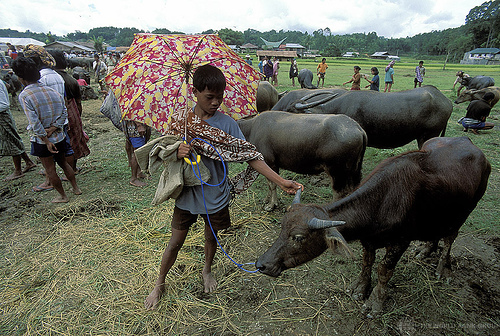
#> input picture tests/data/images/COCO_val2014_000000184613.jpg, 500 x 336 px
$ python -i m0_image_enhancer.py   (imports and definitions only)
#> lines starting #> are read from the running program, lines starting #| are printed output that depends on the picture
#> further down, picture is the input picture: shape (336, 500, 3); mean B, G, R 89.4, 101.6, 100.6
"""
modules/m0_image_enhancer.py

Applies fast image processing techniques (CLAHE, Gamma Correction, Unsharp Mask)
to improve frame clarity, lighting, and contrast before sending to VLM.
"""

import cv2
import numpy as np
from loguru import logger

class ImageEnhancer:
    def __init__(self, config: dict = None):
        """
        Initializes the Image Enhancer with configuration settings.

        Args:
            config: Dict containing settings like enable_enhancement, clahe_clip_limit, etc.
        """
        self.config = config or {}
        self.enabled = self.config.get("enable_image_enhancement", True)
        self.clahe_clip = self.config.get("clahe_clip_limit", 2.0)
        self.clahe_grid = self.config.get("clahe_grid_size", 8)

        # We now use dynamic gamma, but keep a base fallback in config
        self.base_gamma = self.config.get("gamma_correction", 1.2)
        self.unsharp_amount = self.config.get("unsharp_amount", 1.5)

        # New settings for advanced pipeline
        self.enable_awb = self.config.get("enable_auto_white_balance", True)
        self.enable_denoise = self.config.get("enable_denoising", True)

        # Pre-compute gamma tables for common ranges to avoid runtime math
        self._gamma_tables = {}
        for g in [1.0, 1.2, 1.5]:
            invG = 1.0 / g
            self._gamma_tables[g] = np.array([((i / 255.0) ** invG) * 255 for i in np.arange(0, 256)]).astype("uint8")

        # Initialize CLAHE object
        self._clahe = cv2.createCLAHE(
            clipLimit=self.clahe_clip,
            tileGridSize=(self.clahe_grid, self.clahe_grid)
        )

        if self.enabled:
            logger.info(f"[ImageEnhancer] Enabled: CLAHE, Dynamic Gamma, Denoise={self.enable_denoise}, AWB={self.enable_awb}")
        else:
            logger.info("[ImageEnhancer] Disabled.")

    def _auto_white_balance(self, img_bgr: np.ndarray) -> np.ndarray:
        """Simple Gray World assumption for auto white balancing."""
        lab = cv2.cvtColor(img_bgr, cv2.COLOR_BGR2LAB)
#> lab: shape (336, 500, 3); mean of channels 0, 1, 2 105.8, 125.7, 134.9
        avg_a = np.average(lab[:, :, 1])
#> avg_a = 125.7
        avg_b = np.average(lab[:, :, 2])
#> avg_b = 134.9
        # Neutralize color casts by moving averages towards 128 (neutral gray in LAB)
        lab[:, :, 1] = lab[:, :, 1] - ((avg_a - 128) * (lab[:, :, 1] / 255.0) * 1.1)
#> lab: shape (336, 500, 3); mean of channels 0, 1, 2 105.8, 126.7, 134.9
        lab[:, :, 2] = lab[:, :, 2] - ((avg_b - 128) * (lab[:, :, 2] / 255.0) * 1.1)
#> lab: shape (336, 500, 3); mean of channels 0, 1, 2 105.8, 126.7, 130.4
        return cv2.cvtColor(lab, cv2.COLOR_LAB2BGR)

    def enhance(self, img_bgr: np.ndarray) -> np.ndarray:
        """
        Applies the configured advanced enhancement pipeline to a BGR image.
        """
        if not self.enabled or img_bgr is None:
            return img_bgr

        current = img_bgr.copy()

        # 1. Auto White Balance
        if self.enable_awb:
            current = self._auto_white_balance(current)

        # 2. CLAHE (Local Contrast) and Luminance calculation
        lab = cv2.cvtColor(current, cv2.COLOR_BGR2LAB)
#> lab: shape (336, 500, 3); mean of channels 0, 1, 2 105.8, 126.7, 130.6
        l, a, b = cv2.split(lab)
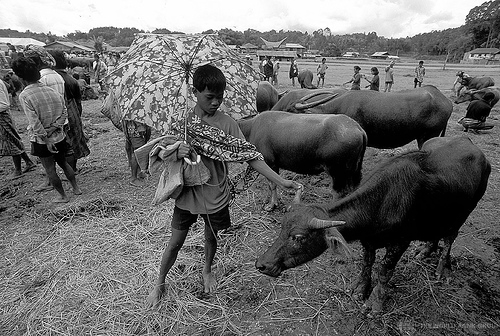
#> l: shape (336, 500); min 0, max 255, mean 105.8
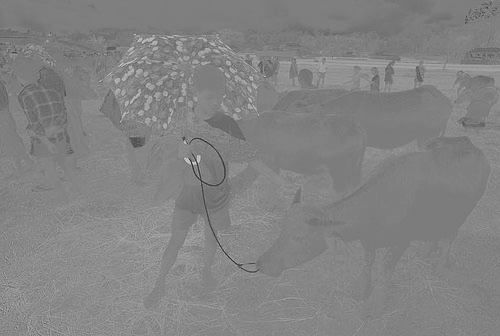
#> b: shape (336, 500); min 36, max 213, mean 130.6

        mean_luminance = np.mean(l)
#> mean_luminance = 105.8

        cl = self._clahe.apply(l)
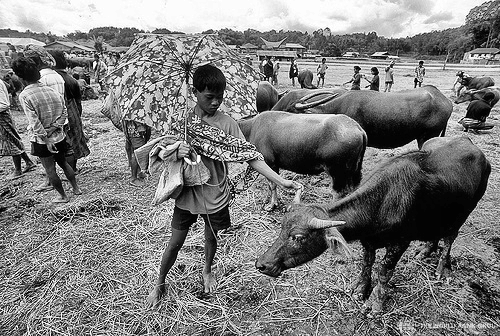
#> cl: shape (336, 500); min 0, max 255, mean 125.4
        limg = cv2.merge((cl, a, b))
#> limg: shape (336, 500, 3); mean of channels 0, 1, 2 125.4, 126.7, 130.6
        current = cv2.cvtColor(limg, cv2.COLOR_LAB2BGR)
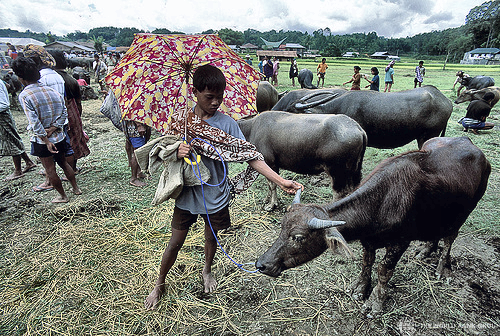
#> current: shape (336, 500, 3); mean B, G, R 116.2, 121.3, 119

        # 3. Dynamic Gamma Correction
        # If very dark, boost heavily. If very bright, skip.
        if mean_luminance < 70:
            target_gamma = 1.5
        elif mean_luminance > 140:
            target_gamma = 1.0
        else:
            target_gamma = 1.2

        if target_gamma != 1.0:
            current = cv2.LUT(current, self._gamma_tables[target_gamma])

        # 4. Fast Denoising (Bilateral Filter preserves edges while blurring noise)
        if self.enable_denoise:
            # d=5, sigmaColor=25, sigmaSpace=25 (light, fast denoising)
            current = cv2.bilateralFilter(current, 5, 25, 25)

        # 5. Unsharp Mask (Sharpening to fix motion blur)
        blurred = cv2.GaussianBlur(current, (5, 5), 1.0)
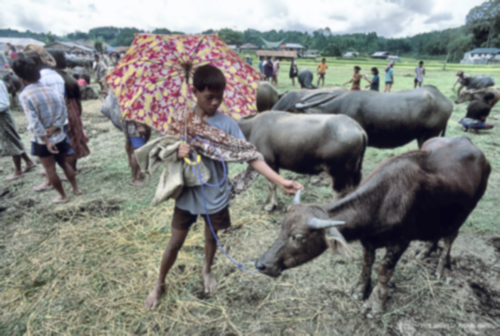
#> blurred: shape (336, 500, 3); mean B, G, R 128, 132.2, 130.4
        sharpened = float(self.unsharp_amount + 1) * current - float(self.unsharp_amount) * blurred
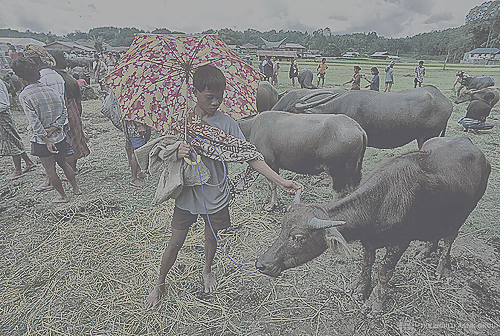
#> sharpened: shape (336, 500, 3) float64; mean B, G, R 128, 132.2, 130.4; drawn with min black and max white
        sharpened = np.clip(sharpened, 0, 255).astype(np.uint8)
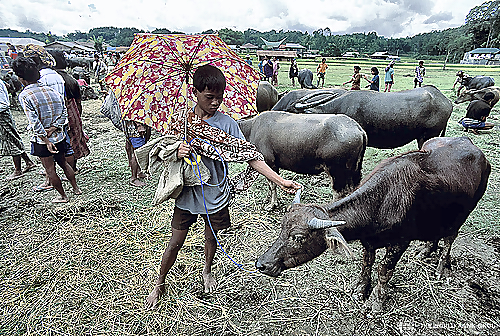
#> sharpened: shape (336, 500, 3); mean B, G, R 128.1, 131, 129.2

        return sharpened

>>> import cv2
>>> picture = cv2.imread('../tests/data/images/COCO_val2014_000000184613.jpg')
>>> result = ImageEnhancer().enhance(picture)

$ run again, on tests/data/images/COCO_val2014_000000318219.jpg
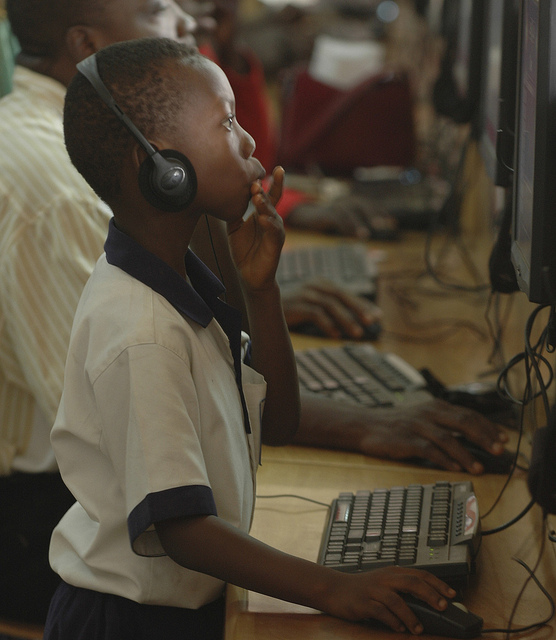
#> input picture tests/data/images/COCO_val2014_000000318219.jpg, 556 x 640 px
#> picture is the input picture: shape (640, 556, 3); mean B, G, R 55.3, 69.7, 79
#> avg_a = 129.7
#> avg_b = 138.1
#> in enhance, `l, a, b = cv2.split(lab)`:
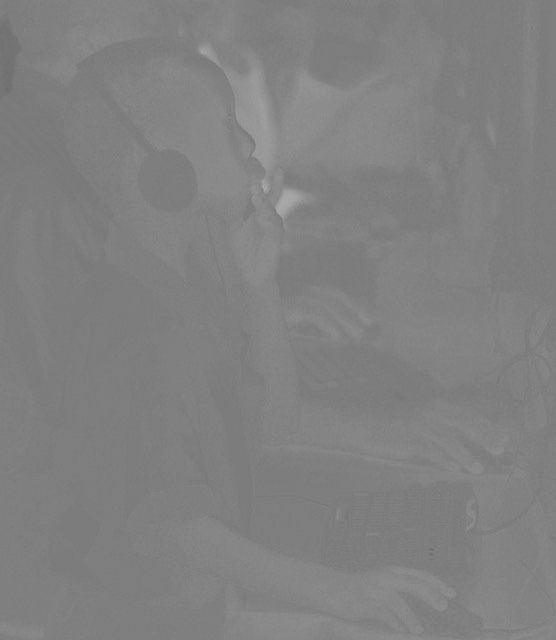
#> a: shape (640, 556); min 109, max 169, mean 128.6
#> mean_luminance = 75.22
#> limg: shape (640, 556, 3); mean of channels 0, 1, 2 97.2, 128.6, 131.6
#> in enhance, `sharpened = np.clip(sharpened, 0, 255).astype(np.uint8)`:
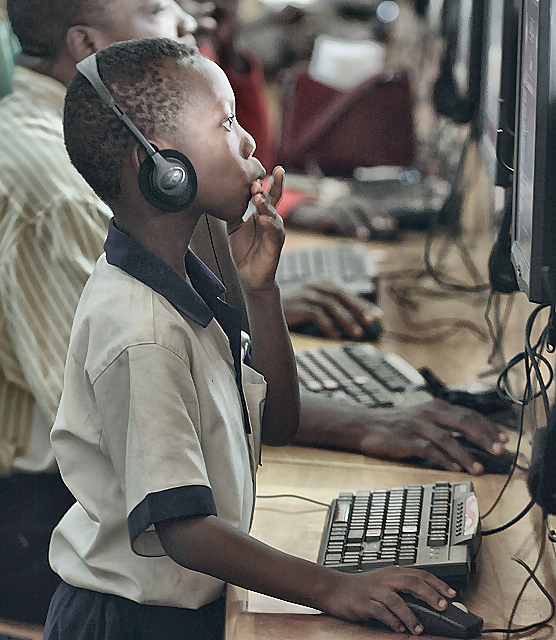
#> sharpened: shape (640, 556, 3); mean B, G, R 100.2, 105.5, 108.9

$ run again, on tests/data/images/COCO_val2014_000000391895.jpg
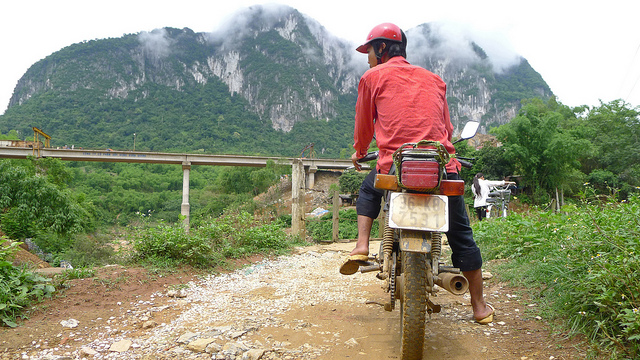
#> input picture tests/data/images/COCO_val2014_000000391895.jpg, 640 x 360 px
#> picture is the input picture: shape (360, 640, 3); mean B, G, R 122.5, 146.5, 145.9
#> avg_a = 124.1
#> avg_b = 141.5
#> in enhance, `l, a, b = cv2.split(lab)`:
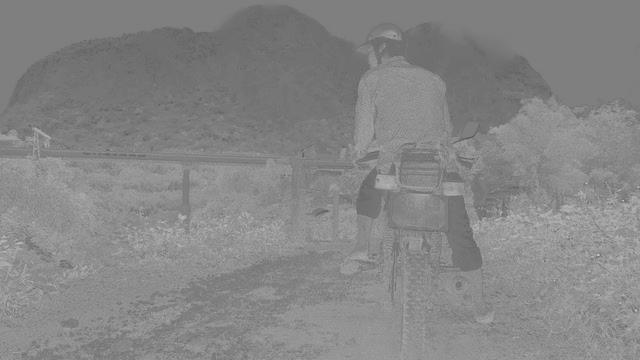
#> b: shape (360, 640); min 84, max 199, mean 133.7
#> mean_luminance = 152.3
#> limg: shape (360, 640, 3); mean of channels 0, 1, 2 146.8, 125.4, 133.7
#> in enhance, `sharpened = np.clip(sharpened, 0, 255).astype(np.uint8)`:
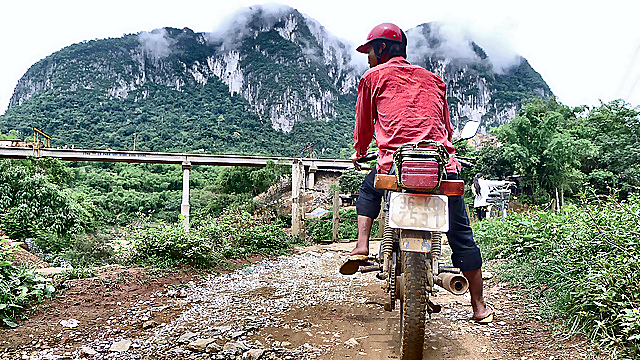
#> sharpened: shape (360, 640, 3); mean B, G, R 131.7, 140.4, 136.7

$ run again, on tests/data/images/COCO_val2014_000000522418.jpg
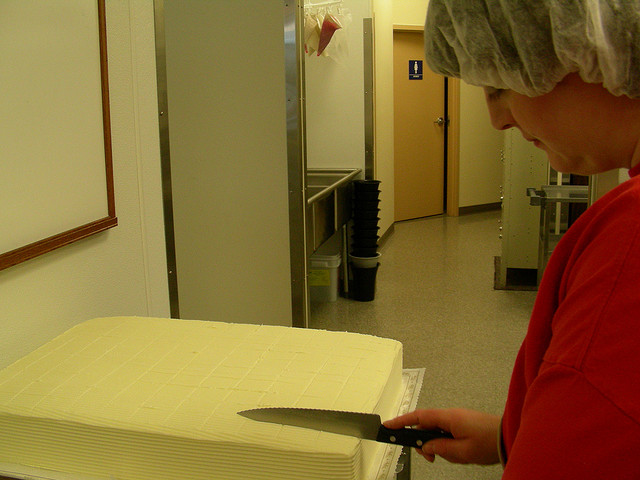
#> input picture tests/data/images/COCO_val2014_000000522418.jpg, 640 x 480 px
#> picture is the input picture: shape (480, 640, 3); mean B, G, R 53.2, 109.4, 136.3
#> avg_a = 131.5
#> avg_b = 163.4
#> mean_luminance = 122.3
#> limg: shape (480, 640, 3); mean of channels 0, 1, 2 134.2, 129.4, 138
#> in enhance, `sharpened = np.clip(sharpened, 0, 255).astype(np.uint8)`:
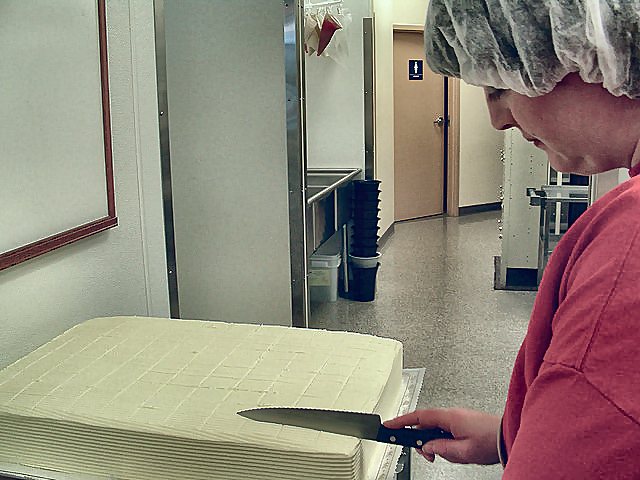
#> sharpened: shape (480, 640, 3); mean B, G, R 124.4, 137.6, 147.1
